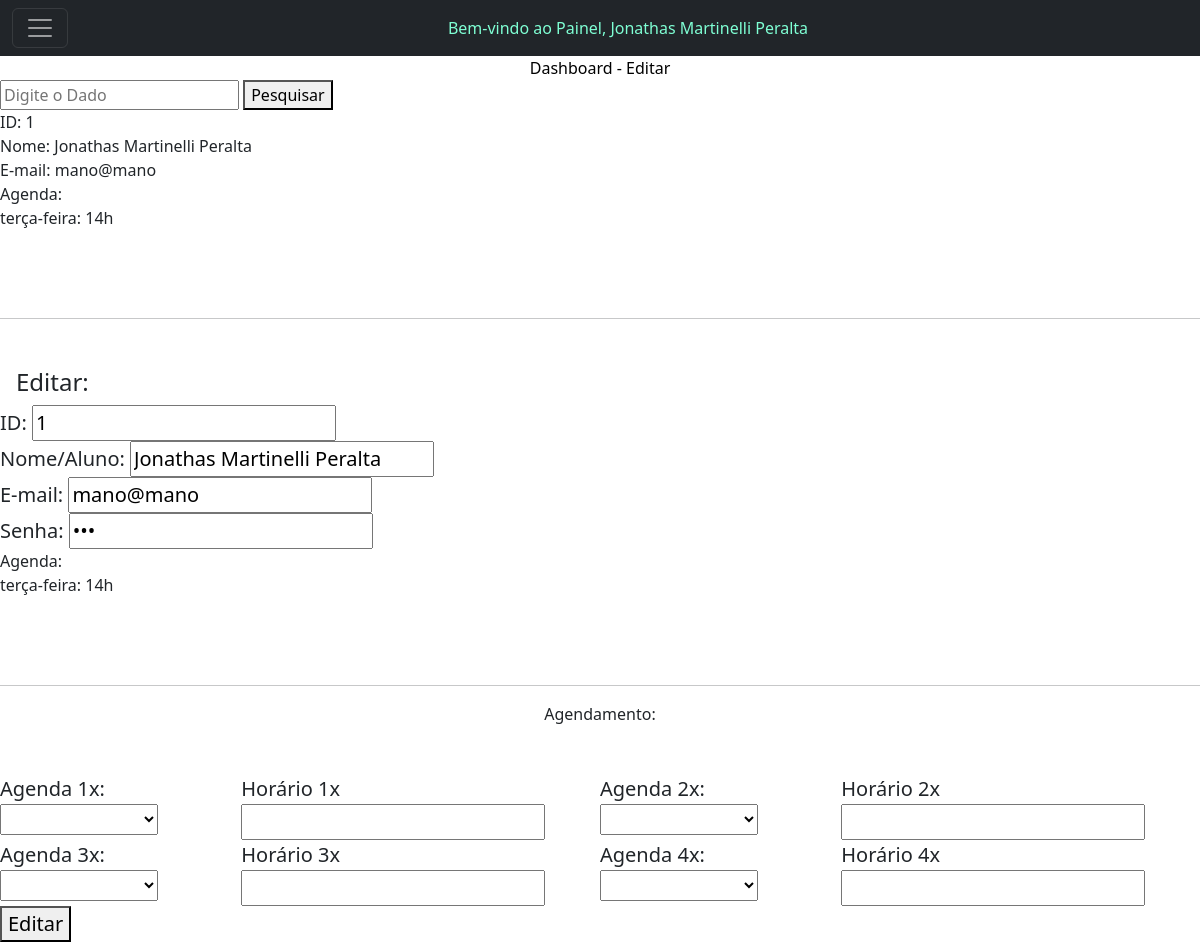
/editar_beta.php?busca=Jonathas Martinelli Peralta (signed in), run on the app's committed database.
### tables this page shows
CREATE TABLE `usuarios` (
  `id` int(11) NOT NULL,
  `nome` varchar(140) NOT NULL,
  `fone` varchar(20) NOT NULL,
  `responsavel` varchar(140) NOT NULL,
  `endereco` varchar(150) NOT NULL,
  `email` varchar(140) NOT NULL,
  `data_nasc` date NOT NULL,
  `tipo` varchar(20) NOT NULL,
  `agenda` varchar(150) NOT NULL,
  `senha` varchar(16) NOT NULL,
  `aulas` longtext NOT NULL,
  `matricula` varchar(100) NOT NULL,
  `financeiro_aberto` varchar(500) NOT NULL,
  `financeiro_pago` varchar(500) NOT NULL,
  `valor_aula` varchar(20) NOT NULL,
  `divida_ativa` varchar(20) NOT NULL,
  `divida_paga` varchar(20) NOT NULL,
  `reg_aula` text NOT NULL
);

### editar_beta.php (the view, shortened to what this page needs)
<?php
include('conexao.php');
?>
<!doctype html>
<html lang="pt-br">
<head>
  <link href="https://cdn.jsdelivr.net/npm/bootstrap@5.2.1/dist/css/bootstrap.min.css" rel="stylesheet"
>
</head>
<body>
  <header>
<nav class="navbar navbar-dark bg-dark">
  <div class="container-fluid">
    <button class="navbar-toggler" type="button" data-bs-toggle="collapse" data-bs-target="#navbarToggleExternalContent" aria-controls="navbarToggleExternalContent" aria-expanded="false" aria-label="Toggle navigation">
      <span class="navbar-toggler-icon"></span>
    </button>
    <h7 class="text-center m-auto" style="color: aquamarine;">Bem-vindo ao Painel, <?php echo $_SESSION['nome'];?>
</h7>
  </div>
</nav>
  </header>
  <main>
    <p class="text-center m-auto" style="color: black;">Dashboard - Editar</p>
    <form action="">
    <input name="busca" placeholder="Digite o Dado" type="text">
    <button type="submit">Pesquisar</button>
</form>
            <?php
  if (!isset($_GET['busca'])) {
    ?>
  <tr>
      <th scope="row">#</th>
      <td colspan="3">Digite para pesquisar</td>
    </tr>
    <?php
} else {
  $pesquisa = $mysqli->real_escape_string($_GET['busca']);
$sql_code = "SELECT *
FROM usuarios
WHERE nome LIKE '%$pesquisa%'
OR tipo LIKE '%$pesquisa%'
OR agenda LIKE '%$pesquisa%'";
$sql_query = $mysqli->query($sql_code) or die("Error ao consultar" . $mysqli->error);
if ($sql_query->num_rows == 0) {
  ?>
  <tr>
  <th scope="row">1</th>
  <td colspan="3">Resultados NÃO encontrados...</td>
</tr>
<?php
} else {
while($dados = $sql_query->fetch_assoc()){
  ?>
  <tr>
    <td>ID: <?php echo $dados['id']; ?><br></td>
    <td>Nome: <?php echo $dados['nome']; ?><br></td>
    <td>E-mail: <?php echo $dados['email']; ?><br></td>
    <td>Agenda:<br><?php echo $dados['agenda']; ?><br><hr></td>
  </tr>
  <?php
}
} ?>
<?php
}
  ?>
<div class="d-flex flex-row align-items-center justify-content-center justify-content-lg-start">
</div>
    <form action="processar_editor.php" method="POST">
        <div class="d-flex flex-row align-items-center justify-content-center justify-content-lg-start">
           <p class="lead fw-normal mb-1 me-3">
          <p class="h4">Editar:</p></p></div>
          <div class="d-flex flex-row align-items-center justify-content-center justify-content-lg-start">
          <p class="lead fw-normal mb-0 me-3">
             <label>ID:</label>
            <input type="text" name="id" placeholder="" value="<?php echo $_SESSION['id'];?>">
           </p></div>
          <div class="d-flex flex-row align-items-center justify-content-center justify-content-lg-start">
          <p class="lead fw-normal mb-0 me-3">
             <label>Nome/Aluno:</label>
            <input type="text" name="nome" placeholder="" value="<?php echo $_SESSION['nome'];?>">
           </p></div>
           <div class="d-flex flex-row align-items-center justify-content-center justify-content-lg-start">
          <p class="lead fw-normal mb-0 me-3">
             <label>E-mail:</label>
            <input type="email" name="email" placeholder="" value="<?php echo $_SESSION['email'];?>">
           </p></div>
           <div class="d-flex flex-row align-items-center justify-content-center justify-content-lg-start">
          <p class="lead fw-normal mb-0 me-3">
             <label>Senha:</label>
            <input type="password" name="senha" placeholder="*******" value="<?php echo $_SESSION['senha'];?>">
           </p></div>
           Agenda:<br><?php echo $_SESSION['agenda']; ?><br><hr>
        <p class="text-center m-auto">Agendamento:</p><br></br>
        <div class="d-flex flex-row align-items-center justify-content-center justify-content-lg-start">
           <p class="lead fw-normal mb-1 me-3">
          <label>Agenda 1x:
          <select name="agenda" id="agenda">
          <option value=""></option>
          <option value="segunda-feira: ">Segunda-Feira</option>
          </select>
          <p class="lead fw-normal mb-0 me-3">
            <label>Horário 1x</label>
            <input type="text" name="horario1x" placeholder="" value="">
                    </p></p>
                    <p class="lead fw-normal mb-1 me-3">
          <label>Agenda 2x:
          <select name="agenda2x" id="agenda2x">
          <option value=""></option>
          <option value="segunda-feira: ">Segunda-Feira</option>
          </select>
          <p class="lead fw-normal mb-0 me-3">
                        <label>Horário 2x</label>
            <input type="text" name="horario2x">
        </p></p>
</label></div>
<div class="d-flex flex-row align-items-center justify-content-center justify-content-lg-start">
<p class="lead fw-normal mb-1 me-3">
          <label>Agenda 3x:
          <select name="agenda3x" id="agenda3x">
          <option value=""></option>
          <option value="segunda-feira: ">Segunda-Feira</option>
          </select>
          <p class="lead fw-normal mb-0 me-3">
            <label>Horário 3x</label>
            <input type="text" name="horario3x">
                    </p></p>
                    <p class="lead fw-normal mb-1 me-3">
          <label>Agenda 4x:
          <select name="agenda4x" id="agenda4x">
          <option value=""></option>
            <option value="segunda-feira: ">Segunda-Feira</option>
          </select>
          <p class="lead fw-normal mb-0 me-3">
                        <label>Horário 4x</label>
            <input type="text" name="horario4x">
        </p></p>
        </p><br><br>
        </p><br><br></div>
                  <div class="d-flex flex-row align-items-center justify-content-center justify-content-lg-start">
          <p class="lead fw-normal mb-0 me-3">
            <button type="submit">Editar</button>
        </p></div>
          </div></form></div>
  </main>
</body>
</html>

### data on the page
usuarios: id "1", nome "Jonathas Martinelli Peralta", email "mano@mano", agenda "terça-feira: 14h"

### other printed values
$_SESSION['nome'] "Jonathas Martinelli Peralta"
$_SESSION['agenda'] "terça-feira: 14h"
